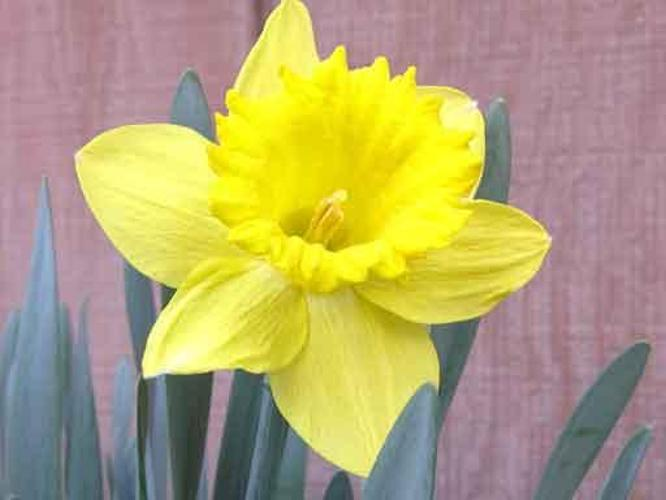
#> input picture Dataset/input_images/easy/easy_1.jpg, 666 x 500 px
$ python easy_images.py
#> lines starting #> are read from the running program, lines starting #| are printed output that depends on the picture; after the words box and inside, x2 and y2 are one past the last pixel; in counts of white or black regions, pixels touching at a corner belong together; pictures that were not available may be replaced by others from this repository, and a replacement may not be noted
### HSV/helper.py
import cv2
from enum import Enum
import os

input_path = "../Dataset/input_images/"
output_path = "../output_images/"
pipeline_path = os.path.join(os.getcwd(), "pipeline")

easy1_image = cv2.imread(input_path + "easy/easy_1.jpg")
#> easy1_image is the input picture: shape (500, 666, 3); mean B, G, R 113.4, 165.4, 178.9
easy2_image = cv2.imread(input_path + "easy/easy_2.jpg")
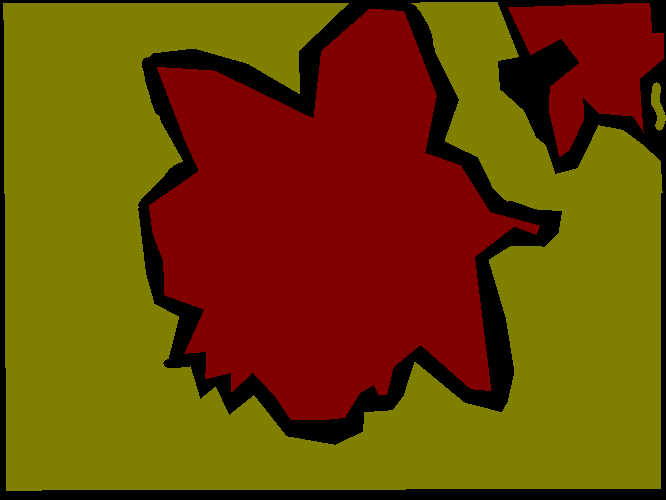
#> input picture Dataset/ground_truths/easy/easy_2.png, 666 x 500 px, given in place of easy_2.jpg, which was not available
#> easy2_image is the input picture: shape (500, 666, 3); mean B, G, R 0, 67.8, 109.3
easy3_image = cv2.imread(input_path + "easy/easy_3.jpg")
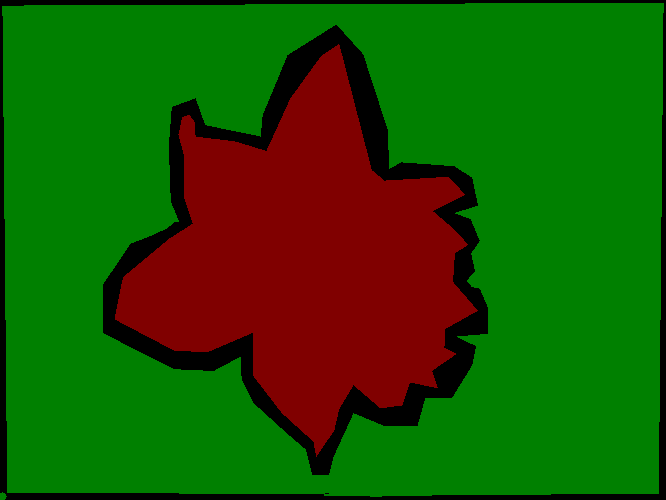
#> input picture Dataset/ground_truths/easy/easy_3.png, 666 x 500 px, given in place of easy_3.jpg, which was not available
#> easy3_image is the input picture: shape (500, 666, 3); mean B, G, R 0, 85.8, 28.8
medium1_image = cv2.imread(input_path + "medium/medium_1.jpg")
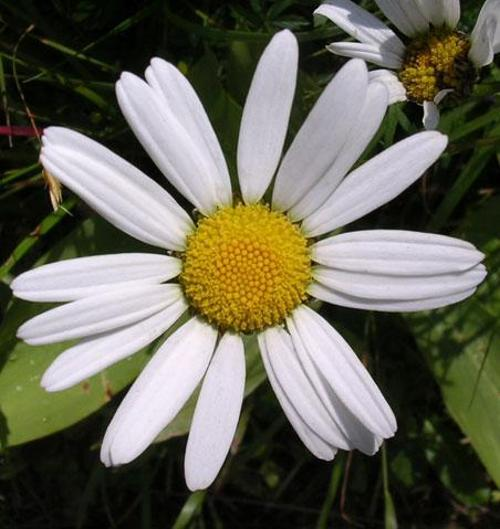
#> input picture Dataset/input_images/medium/medium_1.jpg, 500 x 529 px
#> medium1_image is the input picture: shape (529, 500, 3); mean B, G, R 88.3, 102.5, 103.8
medium2_image = cv2.imread(input_path + "medium/medium_2.jpg")
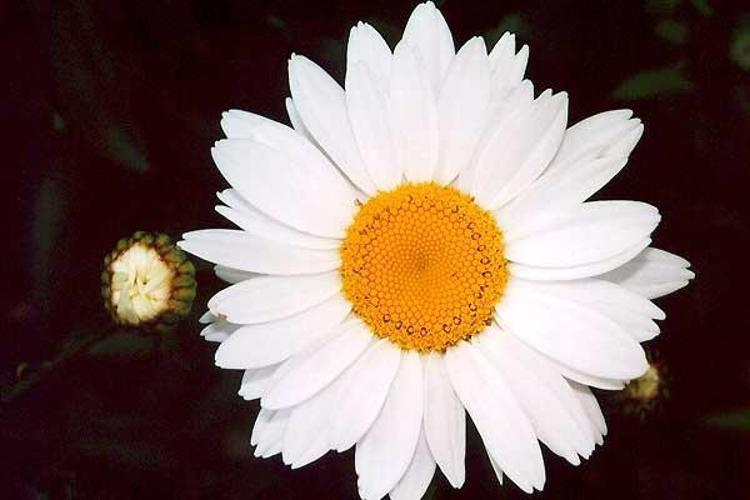
#> input picture Dataset/input_images/medium/medium_2.jpg, 750 x 500 px
#> medium2_image is the input picture: shape (500, 750, 3); mean B, G, R 96.1, 102.5, 123.6
medium3_image = cv2.imread(input_path + "medium/medium_3.jpg")
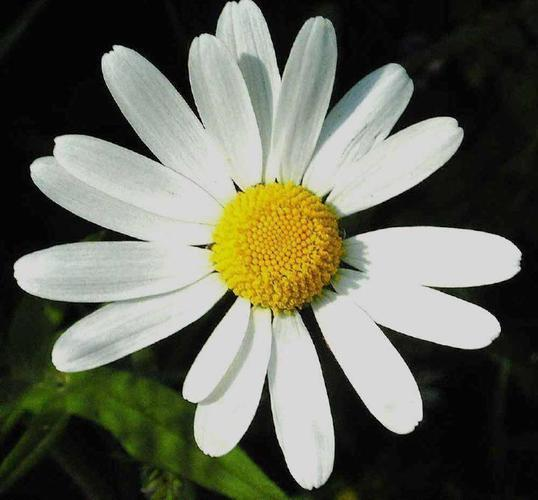
#> input picture Dataset/input_images/medium/medium_3.jpg, 538 x 500 px
#> medium3_image is the input picture: shape (500, 538, 3); mean B, G, R 89.3, 103.2, 101.2
hard1_image = cv2.imread(input_path + "hard/hard_1.jpg")
hard2_image = cv2.imread(input_path + "hard/hard_2.jpg")
hard3_image = cv2.imread(input_path + "hard/hard_3.jpg")
imageMap: dict = {
    "easy1": easy1_image,
    "easy2": easy2_image,
    "easy3": easy3_image,
    "medium1": medium1_image,
    "medium2": medium2_image,
    "medium3": medium3_image,
    "hard1": hard1_image,
    "hard2": hard2_image,
    "hard3": hard3_image,
}


def normalize_hsv(h: int, s: int, v: int):
    return [h / 2, s / 100 * 255, v / 100 * 255]


class HSVCHANNEL(Enum):
    HUE = 0
    SATURATION = 1
    VALUE = 2


def convert_to_binary(image, min_value=10):
    return cv2.threshold(
        cv2.cvtColor(image, cv2.COLOR_BGR2GRAY), min_value, 255, cv2.THRESH_BINARY
    )[1]

### HSV/easy_images.py
import os
import cv2
import numpy as np
import matplotlib.pyplot as plt
from helper import normalize_hsv, imageMap, HSVCHANNEL, pipeline_path, convert_to_binary
from skimage.color import rgb2hsv


def threshold_image_hsv(image, lower, upper, index):
    hsv = cv2.cvtColor(image, cv2.COLOR_BGR2HSV)
    lower = np.array(normalize_hsv(lower[0], lower[1], lower[2]))
    upper = np.array(normalize_hsv(upper[0], upper[1], upper[2]))
    mask = cv2.inRange(hsv, lower, upper)
    final_image = cv2.bitwise_and(image, image, mask=mask)
    final_image = convert_to_binary(final_image)
    path = os.path.join(pipeline_path, "easy", "trial_and_error")
    os.path.exists(path) or os.makedirs(path)
    cv2.imwrite(os.path.join(path, f"{index}.jpg"), final_image)
    return final_image


def threshold_image_with_blur(image, lower, upper, blur, index):
    hsv = cv2.cvtColor(image, cv2.COLOR_BGR2HSV)
    lower = np.array(normalize_hsv(lower[0], lower[1], lower[2]))
    upper = np.array(normalize_hsv(upper[0], upper[1], upper[2]))
    mask = cv2.inRange(hsv, lower, upper)
    mask = cv2.GaussianBlur(mask, (blur, blur), 0)
    final_image = cv2.bitwise_and(image, image, mask=mask)
    final_image = convert_to_binary(final_image)
    path = os.path.join(pipeline_path, "easy", "trial_and_error")
    cv2.imwrite(os.path.join(path, f"gaussianBlur_size{blur}_{index}.jpg"), final_image)
    return final_image


def threshold_by_hsv_channel(image, lower, upper, channel: HSVCHANNEL, index, gaussian):
    channel_title = channel.name
    if gaussian:
        image = cv2.GaussianBlur(image, (gaussian, gaussian), 0)
    sample_h = rgb2hsv(image)
    fig, ax = plt.subplots(1, 3, figsize=(15, 5))

    if channel != HSVCHANNEL.VALUE:
        im = ax[0].imshow(sample_h[:, :, 0], cmap="hsv")
        fig.colorbar(im, ax=ax[0])

    ax[0].imshow(sample_h[:, :, channel.value], cmap="hsv")
    ax[0].set_title(channel_title, fontsize=15)
    ax[0].axis("off")

    ax[1].imshow(sample_h[:, :, 1], cmap="hsv")
    ax[1].set_title("Saturation", fontsize=15)
    ax[1].axis("off")

    ax[2].imshow(sample_h[:, :, 2], cmap="hsv")
    ax[2].set_title("Value", fontsize=15)
    ax[2].axis("off")

    lower_mask = sample_h[:, :, channel.value] > lower
    upper_mask = sample_h[:, :, channel.value] < upper

    mask = upper_mask * lower_mask
    red = image[:, :, 0] * mask
    green = image[:, :, 1] * mask
    blue = image[:, :, 2] * mask
    final_image = np.dstack((red, green, blue))
    ax[1].imshow(mask)

    # convert final image to BGR
    path = os.path.join(pipeline_path, "easy", "hsv_channel_segmentation")
    os.path.exists(path) or os.makedirs(path)
    final_image = convert_to_binary(final_image)
    cv2.imwrite(os.path.join(path, f"{index}.jpg"), final_image)
    ax[2].imshow(final_image)
    ax[1].set_title("Mask", fontsize=15)
    plt.show()
    return


plt.figure(figsize=(15, 15))
plt.axis("off")
# plt.title("Trial & Error Method")
easy_map: dict = [
    {"image": "easy1", "lower": [45, 10, 50], "upper": [70, 100, 100]},
    {"image": "easy2", "lower": [45, 51, 50], "upper": [70, 100, 100]},
    {"image": "easy3", "lower": [45, 0, 82], "upper": [66, 100, 100]},
]

easy_map_hsv: dict = [
    {"image": "easy1", "lower": 0.47, "upper": 0.55, "channel": HSVCHANNEL.HUE},
    {"image": "easy2", "lower": 0.48, "upper": 0.53, "channel": HSVCHANNEL.HUE},
    {
        "image": "easy3",
        "lower": 0.85,
        "upper": 1.5,
        "channel": HSVCHANNEL.VALUE,
        "gaussian": 35,
    },
]
# Method 1: Trial and error method
for i in range(len(easy_map)):
    plt.subplot(4, 3, i + 1)
    plt.imshow(
        cv2.cvtColor(
            threshold_image_hsv(
                imageMap[easy_map[i]["image"]],
                easy_map[i]["lower"],
                easy_map[i]["upper"],
                i,
            ),
            cv2.COLOR_RGB2BGR,
        )
    )
    plt.axis("off")
    plt.title(easy_map[i]["image"])
#> this loop made 3 passes
#> pass 1, in threshold_image_hsv, `mask = cv2.inRange(hsv, lower, upper)`:
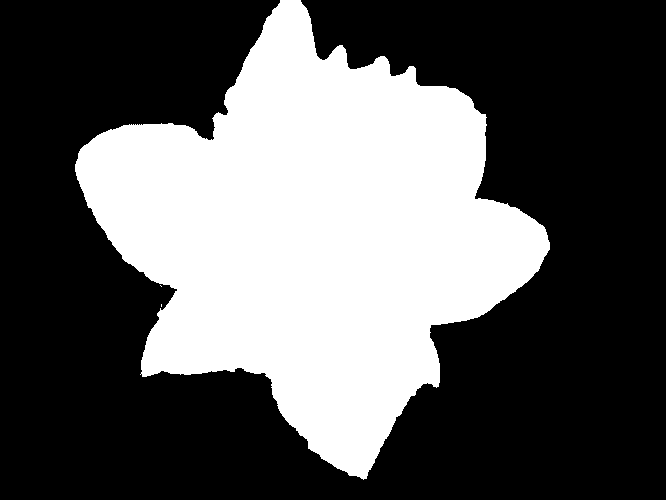
#> mask: shape (500, 666); 36.1% white; 3 white regions (2 under 20 px), largest, box (x1, y1, x2, y2) and area: (75, 0, 550, 480) 120140

for i in range(len(easy_map)):
    plt.subplot(4, 3, i + 4)
    plt.imshow(
        cv2.cvtColor(
            threshold_image_with_blur(
                imageMap[easy_map[i]["image"]],
                easy_map[i]["lower"],
                easy_map[i]["upper"],
                5,
                i,
            ),
            cv2.COLOR_RGB2BGR,
        )
    )
    plt.axis("off")
    plt.title(easy_map[i]["image"] + " (With Gaussian Blur of kernel size 5)")

for i in range(len(easy_map)):
    plt.subplot(4, 3, i + 7)
    plt.imshow(
        cv2.cvtColor(
            threshold_image_with_blur(
                imageMap[easy_map[i]["image"]],
                easy_map[i]["lower"],
                easy_map[i]["upper"],
                11,
                i,
            ),
            cv2.COLOR_RGB2BGR,
        )
    )
    plt.axis("off")
    plt.title(easy_map[i]["image"] + " (Gaussian Blur of kernel size 11)")

# Method 2 HSV Channel Segmentation
for i in range(len(easy_map_hsv)):
    threshold_by_hsv_channel(
        imageMap[easy_map_hsv[i]["image"]],
        easy_map_hsv[i]["lower"],
        easy_map_hsv[i]["upper"],
        easy_map_hsv[i]["channel"],
        i,
        easy_map_hsv[i].get("gaussian", None),
    )
#> this loop made 3 passes
#> pass 2, in threshold_by_hsv_channel (call 2), `plt.show()`:
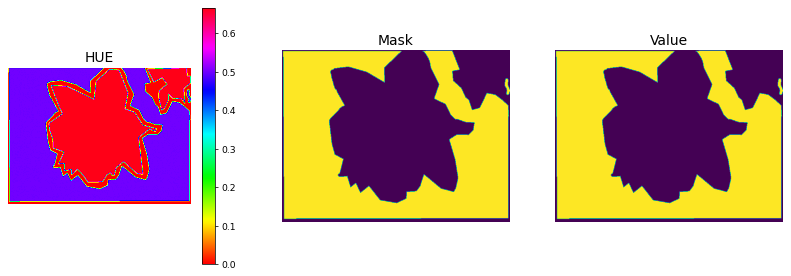
#> figure drawn by matplotlib, 4 panels
